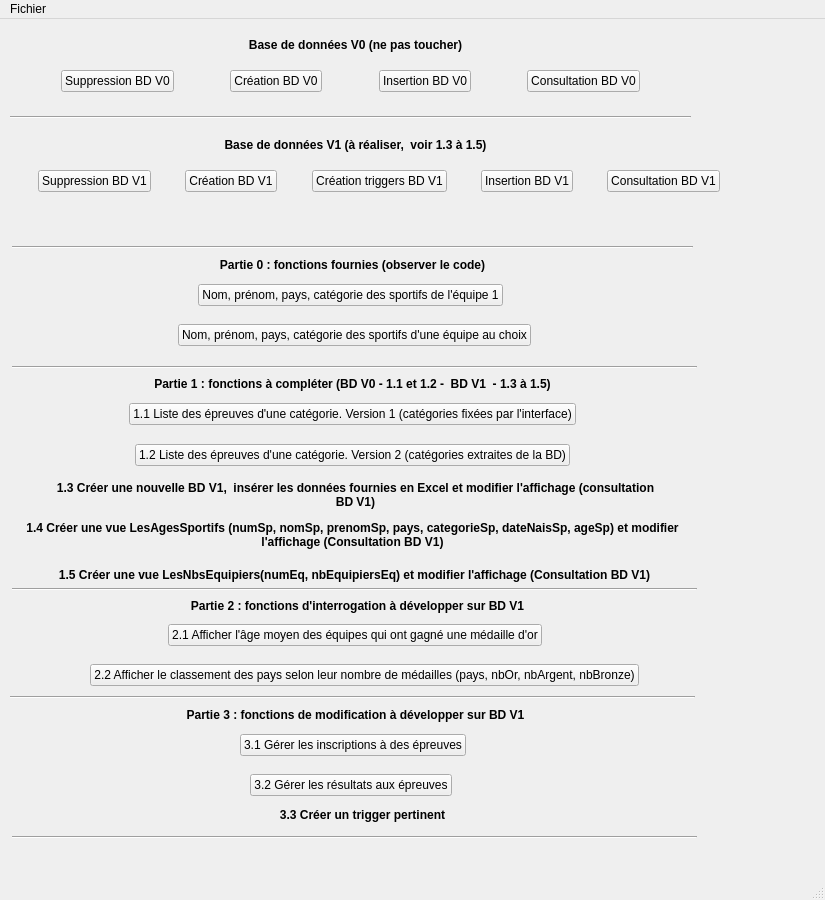
<?xml version="1.0" encoding="UTF-8"?>
<ui version="4.0">
 <class>MainWindow</class>
 <widget class="QMainWindow" name="MainWindow">
  <property name="geometry">
   <rect>
    <x>0</x>
    <y>0</y>
    <width>825</width>
    <height>900</height>
   </rect>
  </property>
  <property name="windowTitle">
   <string>Projet Jeux Olympiques</string>
  </property>
  <widget class="QWidget" name="centralwidget">
   <widget class="Line" name="line_V1">
    <property name="geometry">
     <rect>
      <x>10</x>
      <y>90</y>
      <width>681</width>
      <height>16</height>
     </rect>
    </property>
    <property name="orientation">
     <enum>Qt::Horizontal</enum>
    </property>
   </widget>
   <widget class="QLabel" name="label_V0">
    <property name="geometry">
     <rect>
      <x>10</x>
      <y>10</y>
      <width>691</width>
      <height>31</height>
     </rect>
    </property>
    <property name="font">
     <font>
      <weight>75</weight>
      <bold>true</bold>
     </font>
    </property>
    <property name="text">
     <string>Base de données V0 (ne pas toucher)</string>
    </property>
    <property name="alignment">
     <set>Qt::AlignCenter</set>
    </property>
   </widget>
   <widget class="Line" name="line_partie_0">
    <property name="geometry">
     <rect>
      <x>12</x>
      <y>220</y>
      <width>681</width>
      <height>16</height>
     </rect>
    </property>
    <property name="orientation">
     <enum>Qt::Horizontal</enum>
    </property>
   </widget>
   <widget class="QLabel" name="label_partie_0">
    <property name="geometry">
     <rect>
      <x>7</x>
      <y>230</y>
      <width>691</width>
      <height>31</height>
     </rect>
    </property>
    <property name="font">
     <font>
      <weight>75</weight>
      <bold>true</bold>
     </font>
    </property>
    <property name="text">
     <string>Partie 0 : fonctions fournies (observer le code)</string>
    </property>
    <property name="alignment">
     <set>Qt::AlignCenter</set>
    </property>
   </widget>
   <widget class="Line" name="line_partie_1">
    <property name="geometry">
     <rect>
      <x>12</x>
      <y>340</y>
      <width>685</width>
      <height>16</height>
     </rect>
    </property>
    <property name="orientation">
     <enum>Qt::Horizontal</enum>
    </property>
   </widget>
   <widget class="QLabel" name="label_partie_1">
    <property name="geometry">
     <rect>
      <x>7</x>
      <y>349</y>
      <width>691</width>
      <height>31</height>
     </rect>
    </property>
    <property name="font">
     <font>
      <weight>75</weight>
      <bold>true</bold>
     </font>
    </property>
    <property name="text">
     <string>Partie 1 : fonctions à compléter (BD V0 - 1.1 et 1.2 -  BD V1  - 1.3 à 1.5)</string>
    </property>
    <property name="alignment">
     <set>Qt::AlignCenter</set>
    </property>
   </widget>
   <widget class="QLabel" name="label_partie_1_4">
    <property name="geometry">
     <rect>
      <x>10</x>
      <y>500</y>
      <width>685</width>
      <height>31</height>
     </rect>
    </property>
    <property name="font">
     <font>
      <weight>75</weight>
      <bold>true</bold>
     </font>
    </property>
    <property name="text">
     <string>1.4 Créer une vue LesAgesSportifs (numSp, nomSp, prenomSp, pays, categorieSp, dateNaisSp, ageSp) et modifier l'affichage (Consultation BD V1)</string>
    </property>
    <property name="alignment">
     <set>Qt::AlignCenter</set>
    </property>
    <property name="wordWrap">
     <bool>true</bool>
    </property>
   </widget>
   <widget class="QLabel" name="label_partie_1_3">
    <property name="geometry">
     <rect>
      <x>50</x>
      <y>450</y>
      <width>611</width>
      <height>51</height>
     </rect>
    </property>
    <property name="font">
     <font>
      <weight>75</weight>
      <bold>true</bold>
     </font>
    </property>
    <property name="text">
     <string>1.3 Créer une nouvelle BD V1,  insérer les données fournies en Excel et modifier l'affichage (consultation BD V1)</string>
    </property>
    <property name="alignment">
     <set>Qt::AlignCenter</set>
    </property>
    <property name="wordWrap">
     <bool>true</bool>
    </property>
   </widget>
   <widget class="QLabel" name="label_partie_1_5">
    <property name="geometry">
     <rect>
      <x>12</x>
      <y>540</y>
      <width>685</width>
      <height>31</height>
     </rect>
    </property>
    <property name="font">
     <font>
      <weight>75</weight>
      <bold>true</bold>
     </font>
    </property>
    <property name="text">
     <string>1.5 Créer une vue LesNbsEquipiers(numEq, nbEquipiersEq) et modifier l'affichage (Consultation BD V1)</string>
    </property>
    <property name="alignment">
     <set>Qt::AlignCenter</set>
    </property>
    <property name="wordWrap">
     <bool>true</bool>
    </property>
   </widget>
   <widget class="Line" name="line_partie_2">
    <property name="geometry">
     <rect>
      <x>12</x>
      <y>562</y>
      <width>685</width>
      <height>16</height>
     </rect>
    </property>
    <property name="orientation">
     <enum>Qt::Horizontal</enum>
    </property>
   </widget>
   <widget class="QLabel" name="label_partie_2">
    <property name="geometry">
     <rect>
      <x>12</x>
      <y>571</y>
      <width>691</width>
      <height>31</height>
     </rect>
    </property>
    <property name="font">
     <font>
      <weight>75</weight>
      <bold>true</bold>
     </font>
    </property>
    <property name="text">
     <string>Partie 2 : fonctions d'interrogation à développer sur BD V1</string>
    </property>
    <property name="alignment">
     <set>Qt::AlignCenter</set>
    </property>
   </widget>
   <widget class="Line" name="line_partie_3">
    <property name="geometry">
     <rect>
      <x>10</x>
      <y>670</y>
      <width>685</width>
      <height>16</height>
     </rect>
    </property>
    <property name="orientation">
     <enum>Qt::Horizontal</enum>
    </property>
   </widget>
   <widget class="QLabel" name="label_partie_3">
    <property name="geometry">
     <rect>
      <x>10</x>
      <y>685</y>
      <width>691</width>
      <height>21</height>
     </rect>
    </property>
    <property name="font">
     <font>
      <weight>75</weight>
      <bold>true</bold>
     </font>
    </property>
    <property name="text">
     <string>Partie 3 : fonctions de modification à développer sur BD V1</string>
    </property>
    <property name="alignment">
     <set>Qt::AlignCenter</set>
    </property>
   </widget>
   <widget class="Line" name="line_fin">
    <property name="geometry">
     <rect>
      <x>12</x>
      <y>810</y>
      <width>685</width>
      <height>16</height>
     </rect>
    </property>
    <property name="orientation">
     <enum>Qt::Horizontal</enum>
    </property>
   </widget>
   <widget class="QLabel" name="label_retour_BD">
    <property name="geometry">
     <rect>
      <x>10</x>
      <y>190</y>
      <width>689</width>
      <height>19</height>
     </rect>
    </property>
    <property name="text">
     <string/>
    </property>
    <property name="alignment">
     <set>Qt::AlignCenter</set>
    </property>
   </widget>
   <widget class="QWidget" name="layoutWidget">
    <property name="geometry">
     <rect>
      <x>10</x>
      <y>40</y>
      <width>681</width>
      <height>44</height>
     </rect>
    </property>
    <layout class="QHBoxLayout" name="horizontalLayout_V0">
     <item>
      <spacer name="horizontalSpacer">
       <property name="orientation">
        <enum>Qt::Horizontal</enum>
       </property>
       <property name="sizeHint" stdset="0">
        <size>
         <width>40</width>
         <height>20</height>
        </size>
       </property>
      </spacer>
     </item>
     <item>
      <widget class="QPushButton" name="pushButton_supprimer_V0">
       <property name="text">
        <string>Suppression BD V0</string>
       </property>
      </widget>
     </item>
     <item>
      <spacer name="horizontalSpacer_3">
       <property name="orientation">
        <enum>Qt::Horizontal</enum>
       </property>
       <property name="sizeHint" stdset="0">
        <size>
         <width>40</width>
         <height>20</height>
        </size>
       </property>
      </spacer>
     </item>
     <item>
      <widget class="QPushButton" name="pushButton_creer_V0">
       <property name="text">
        <string>Création BD V0</string>
       </property>
      </widget>
     </item>
     <item>
      <spacer name="horizontalSpacer_2">
       <property name="orientation">
        <enum>Qt::Horizontal</enum>
       </property>
       <property name="sizeHint" stdset="0">
        <size>
         <width>40</width>
         <height>20</height>
        </size>
       </property>
      </spacer>
     </item>
     <item>
      <widget class="QPushButton" name="pushButton_inserer_V0">
       <property name="text">
        <string>Insertion BD V0</string>
       </property>
      </widget>
     </item>
     <item>
      <spacer name="horizontalSpacer_21">
       <property name="orientation">
        <enum>Qt::Horizontal</enum>
       </property>
       <property name="sizeHint" stdset="0">
        <size>
         <width>40</width>
         <height>20</height>
        </size>
       </property>
      </spacer>
     </item>
     <item>
      <widget class="QPushButton" name="pushButton_consulter_V0">
       <property name="text">
        <string>Consultation BD V0</string>
       </property>
      </widget>
     </item>
     <item>
      <spacer name="horizontalSpacer_4">
       <property name="orientation">
        <enum>Qt::Horizontal</enum>
       </property>
       <property name="sizeHint" stdset="0">
        <size>
         <width>40</width>
         <height>20</height>
        </size>
       </property>
      </spacer>
     </item>
    </layout>
   </widget>
   <widget class="QWidget" name="layoutWidget">
    <property name="geometry">
     <rect>
      <x>10</x>
      <y>260</y>
      <width>681</width>
      <height>32</height>
     </rect>
    </property>
    <layout class="QHBoxLayout" name="horizontalLayout_partie_0_1">
     <item>
      <spacer name="horizontalSpacer_7">
       <property name="orientation">
        <enum>Qt::Horizontal</enum>
       </property>
       <property name="sizeHint" stdset="0">
        <size>
         <width>40</width>
         <height>20</height>
        </size>
       </property>
      </spacer>
     </item>
     <item>
      <widget class="QPushButton" name="pushButton_fct_fournie_1">
       <property name="text">
        <string>Nom, prénom, pays, catégorie des sportifs de l'équipe 1</string>
       </property>
      </widget>
     </item>
     <item>
      <spacer name="horizontalSpacer_5">
       <property name="orientation">
        <enum>Qt::Horizontal</enum>
       </property>
       <property name="sizeHint" stdset="0">
        <size>
         <width>40</width>
         <height>20</height>
        </size>
       </property>
      </spacer>
     </item>
    </layout>
   </widget>
   <widget class="QWidget" name="layoutWidget">
    <property name="geometry">
     <rect>
      <x>12</x>
      <y>300</y>
      <width>685</width>
      <height>32</height>
     </rect>
    </property>
    <layout class="QHBoxLayout" name="horizontalLayout_partie_0_2">
     <item>
      <spacer name="horizontalSpacer_8">
       <property name="orientation">
        <enum>Qt::Horizontal</enum>
       </property>
       <property name="sizeHint" stdset="0">
        <size>
         <width>40</width>
         <height>20</height>
        </size>
       </property>
      </spacer>
     </item>
     <item>
      <widget class="QPushButton" name="pushButton_fct_fournie_2">
       <property name="text">
        <string>Nom, prénom, pays, catégorie des sportifs d'une équipe au choix</string>
       </property>
      </widget>
     </item>
     <item>
      <spacer name="horizontalSpacer_6">
       <property name="orientation">
        <enum>Qt::Horizontal</enum>
       </property>
       <property name="sizeHint" stdset="0">
        <size>
         <width>40</width>
         <height>20</height>
        </size>
       </property>
      </spacer>
     </item>
    </layout>
   </widget>
   <widget class="QWidget" name="layoutWidget">
    <property name="geometry">
     <rect>
      <x>12</x>
      <y>600</y>
      <width>685</width>
      <height>32</height>
     </rect>
    </property>
    <layout class="QHBoxLayout" name="horizontalLayout_partie_2_1">
     <item>
      <spacer name="horizontalSpacer_18">
       <property name="orientation">
        <enum>Qt::Horizontal</enum>
       </property>
       <property name="sizeHint" stdset="0">
        <size>
         <width>40</width>
         <height>20</height>
        </size>
       </property>
      </spacer>
     </item>
     <item>
      <widget class="QPushButton" name="pushButton_2_1">
       <property name="text">
        <string>2.1 Afficher l'âge moyen des équipes qui ont gagné une médaille d'or</string>
       </property>
      </widget>
     </item>
     <item>
      <spacer name="horizontalSpacer_17">
       <property name="orientation">
        <enum>Qt::Horizontal</enum>
       </property>
       <property name="sizeHint" stdset="0">
        <size>
         <width>40</width>
         <height>20</height>
        </size>
       </property>
      </spacer>
     </item>
    </layout>
   </widget>
   <widget class="QWidget" name="layoutWidget">
    <property name="geometry">
     <rect>
      <x>12</x>
      <y>640</y>
      <width>705</width>
      <height>32</height>
     </rect>
    </property>
    <layout class="QHBoxLayout" name="horizontalLayout_partie_2_2">
     <item>
      <spacer name="horizontalSpacer_20">
       <property name="orientation">
        <enum>Qt::Horizontal</enum>
       </property>
       <property name="sizeHint" stdset="0">
        <size>
         <width>40</width>
         <height>20</height>
        </size>
       </property>
      </spacer>
     </item>
     <item>
      <widget class="QPushButton" name="pushButton_2_2">
       <property name="text">
        <string>2.2 Afficher le classement des pays selon leur nombre de médailles (pays, nbOr, nbArgent, nbBronze)</string>
       </property>
      </widget>
     </item>
     <item>
      <spacer name="horizontalSpacer_19">
       <property name="orientation">
        <enum>Qt::Horizontal</enum>
       </property>
       <property name="sizeHint" stdset="0">
        <size>
         <width>40</width>
         <height>20</height>
        </size>
       </property>
      </spacer>
     </item>
    </layout>
   </widget>
   <widget class="QWidget" name="layoutWidget">
    <property name="geometry">
     <rect>
      <x>10</x>
      <y>710</y>
      <width>685</width>
      <height>32</height>
     </rect>
    </property>
    <layout class="QHBoxLayout" name="horizontalLayout_partie_3_1">
     <item>
      <spacer name="horizontalSpacer_24">
       <property name="orientation">
        <enum>Qt::Horizontal</enum>
       </property>
       <property name="sizeHint" stdset="0">
        <size>
         <width>40</width>
         <height>20</height>
        </size>
       </property>
      </spacer>
     </item>
     <item>
      <widget class="QPushButton" name="pushButton_3_1">
       <property name="text">
        <string>3.1 Gérer les inscriptions à des épreuves</string>
       </property>
      </widget>
     </item>
     <item>
      <spacer name="horizontalSpacer_23">
       <property name="orientation">
        <enum>Qt::Horizontal</enum>
       </property>
       <property name="sizeHint" stdset="0">
        <size>
         <width>40</width>
         <height>20</height>
        </size>
       </property>
      </spacer>
     </item>
    </layout>
   </widget>
   <widget class="QWidget" name="layoutWidget">
    <property name="geometry">
     <rect>
      <x>10</x>
      <y>750</y>
      <width>681</width>
      <height>32</height>
     </rect>
    </property>
    <layout class="QHBoxLayout" name="horizontalLayout_partie_3_2">
     <item>
      <spacer name="horizontalSpacer_26">
       <property name="orientation">
        <enum>Qt::Horizontal</enum>
       </property>
       <property name="sizeHint" stdset="0">
        <size>
         <width>40</width>
         <height>20</height>
        </size>
       </property>
      </spacer>
     </item>
     <item>
      <widget class="QPushButton" name="pushButton_3_2">
       <property name="text">
        <string>3.2 Gérer les résultats aux épreuves</string>
       </property>
      </widget>
     </item>
     <item>
      <spacer name="horizontalSpacer_25">
       <property name="orientation">
        <enum>Qt::Horizontal</enum>
       </property>
       <property name="sizeHint" stdset="0">
        <size>
         <width>40</width>
         <height>20</height>
        </size>
       </property>
      </spacer>
     </item>
    </layout>
   </widget>
   <widget class="QWidget" name="layoutWidget_2">
    <property name="geometry">
     <rect>
      <x>10</x>
      <y>379</y>
      <width>685</width>
      <height>32</height>
     </rect>
    </property>
    <layout class="QHBoxLayout" name="horizontalLayout_partie_1_1">
     <item>
      <spacer name="horizontalSpacer_12">
       <property name="orientation">
        <enum>Qt::Horizontal</enum>
       </property>
       <property name="sizeHint" stdset="0">
        <size>
         <width>40</width>
         <height>20</height>
        </size>
       </property>
      </spacer>
     </item>
     <item>
      <widget class="QPushButton" name="pushButton_1_1">
       <property name="text">
        <string>1.1 Liste des épreuves d'une catégorie. Version 1 (catégories fixées par l'interface)</string>
       </property>
      </widget>
     </item>
     <item>
      <spacer name="horizontalSpacer_11">
       <property name="orientation">
        <enum>Qt::Horizontal</enum>
       </property>
       <property name="sizeHint" stdset="0">
        <size>
         <width>40</width>
         <height>20</height>
        </size>
       </property>
      </spacer>
     </item>
    </layout>
   </widget>
   <widget class="QWidget" name="layoutWidget_3">
    <property name="geometry">
     <rect>
      <x>10</x>
      <y>420</y>
      <width>685</width>
      <height>32</height>
     </rect>
    </property>
    <layout class="QHBoxLayout" name="horizontalLayout_partie_1_2">
     <item>
      <spacer name="horizontalSpacer_14">
       <property name="orientation">
        <enum>Qt::Horizontal</enum>
       </property>
       <property name="sizeHint" stdset="0">
        <size>
         <width>40</width>
         <height>20</height>
        </size>
       </property>
      </spacer>
     </item>
     <item>
      <widget class="QPushButton" name="pushButton_1_2">
       <property name="text">
        <string>1.2 Liste des épreuves d'une catégorie. Version 2 (catégories extraites de la BD)</string>
       </property>
      </widget>
     </item>
     <item>
      <spacer name="horizontalSpacer_13">
       <property name="orientation">
        <enum>Qt::Horizontal</enum>
       </property>
       <property name="sizeHint" stdset="0">
        <size>
         <width>40</width>
         <height>20</height>
        </size>
       </property>
      </spacer>
     </item>
    </layout>
   </widget>
   <widget class="QLabel" name="label_trigger">
    <property name="geometry">
     <rect>
      <x>20</x>
      <y>780</y>
      <width>685</width>
      <height>31</height>
     </rect>
    </property>
    <property name="font">
     <font>
      <weight>75</weight>
      <bold>true</bold>
     </font>
    </property>
    <property name="text">
     <string>3.3 Créer un trigger pertinent</string>
    </property>
    <property name="alignment">
     <set>Qt::AlignCenter</set>
    </property>
    <property name="wordWrap">
     <bool>true</bool>
    </property>
   </widget>
   <widget class="QWidget" name="layoutWidget_4">
    <property name="geometry">
     <rect>
      <x>10</x>
      <y>140</y>
      <width>738</width>
      <height>44</height>
     </rect>
    </property>
    <layout class="QHBoxLayout" name="horizontalLayout_V1">
     <item>
      <spacer name="horizontalSpacer_9">
       <property name="orientation">
        <enum>Qt::Horizontal</enum>
       </property>
       <property name="sizeHint" stdset="0">
        <size>
         <width>40</width>
         <height>20</height>
        </size>
       </property>
      </spacer>
     </item>
     <item>
      <widget class="QPushButton" name="pushButton_supprimer_V1">
       <property name="text">
        <string>Suppression BD V1</string>
       </property>
      </widget>
     </item>
     <item>
      <spacer name="horizontalSpacer_10">
       <property name="orientation">
        <enum>Qt::Horizontal</enum>
       </property>
       <property name="sizeHint" stdset="0">
        <size>
         <width>40</width>
         <height>20</height>
        </size>
       </property>
      </spacer>
     </item>
     <item>
      <widget class="QPushButton" name="pushButton_creer_V1">
       <property name="text">
        <string>Création BD V1</string>
       </property>
      </widget>
     </item>
     <item>
      <spacer name="horizontalSpacer_27">
       <property name="orientation">
        <enum>Qt::Horizontal</enum>
       </property>
       <property name="sizeHint" stdset="0">
        <size>
         <width>40</width>
         <height>20</height>
        </size>
       </property>
      </spacer>
     </item>
     <item>
      <widget class="QPushButton" name="pushButton_2">
       <property name="text">
        <string>Création triggers BD V1</string>
       </property>
      </widget>
     </item>
     <item>
      <spacer name="horizontalSpacer_15">
       <property name="orientation">
        <enum>Qt::Horizontal</enum>
       </property>
       <property name="sizeHint" stdset="0">
        <size>
         <width>40</width>
         <height>20</height>
        </size>
       </property>
      </spacer>
     </item>
     <item>
      <widget class="QPushButton" name="pushButton_inserer_V1">
       <property name="text">
        <string>Insertion BD V1</string>
       </property>
      </widget>
     </item>
     <item>
      <spacer name="horizontalSpacer_31">
       <property name="orientation">
        <enum>Qt::Horizontal</enum>
       </property>
       <property name="sizeHint" stdset="0">
        <size>
         <width>40</width>
         <height>20</height>
        </size>
       </property>
      </spacer>
     </item>
     <item>
      <widget class="QPushButton" name="pushButton_consulter_V1">
       <property name="text">
        <string>Consultation BD V1</string>
       </property>
      </widget>
     </item>
     <item>
      <spacer name="horizontalSpacer_16">
       <property name="orientation">
        <enum>Qt::Horizontal</enum>
       </property>
       <property name="sizeHint" stdset="0">
        <size>
         <width>40</width>
         <height>20</height>
        </size>
       </property>
      </spacer>
     </item>
    </layout>
   </widget>
   <widget class="QLabel" name="label_V1">
    <property name="geometry">
     <rect>
      <x>10</x>
      <y>110</y>
      <width>691</width>
      <height>31</height>
     </rect>
    </property>
    <property name="font">
     <font>
      <weight>75</weight>
      <bold>true</bold>
     </font>
    </property>
    <property name="text">
     <string>Base de données V1 (à réaliser,  voir 1.3 à 1.5)</string>
    </property>
    <property name="alignment">
     <set>Qt::AlignCenter</set>
    </property>
   </widget>
  </widget>
  <widget class="QMenuBar" name="menubar">
   <property name="geometry">
    <rect>
     <x>0</x>
     <y>0</y>
     <width>825</width>
     <height>22</height>
    </rect>
   </property>
   <widget class="QMenu" name="menuFiles">
    <property name="title">
     <string>Fichier</string>
    </property>
    <addaction name="actionQuitter"/>
   </widget>
   <addaction name="menuFiles"/>
  </widget>
  <widget class="QStatusBar" name="statusbar"/>
  <action name="actionQuitter">
   <property name="text">
    <string>Quitter</string>
   </property>
  </action>
 </widget>
 <resources/>
 <connections>
  <connection>
   <sender>actionQuitter</sender>
   <signal>triggered()</signal>
   <receiver>MainWindow</receiver>
   <slot>close()</slot>
   <hints>
    <hint type="sourcelabel">
     <x>-1</x>
     <y>-1</y>
    </hint>
    <hint type="destinationlabel">
     <x>399</x>
     <y>299</y>
    </hint>
   </hints>
  </connection>
  <connection>
   <sender>pushButton_creer_V0</sender>
   <signal>clicked()</signal>
   <receiver>MainWindow</receiver>
   <slot>createDBV0()</slot>
   <hints>
    <hint type="sourcelabel">
     <x>314</x>
     <y>93</y>
    </hint>
    <hint type="destinationlabel">
     <x>135</x>
     <y>130</y>
    </hint>
   </hints>
  </connection>
  <connection>
   <sender>pushButton_inserer_V0</sender>
   <signal>clicked()</signal>
   <receiver>MainWindow</receiver>
   <slot>insertDBV0()</slot>
   <hints>
    <hint type="sourcelabel">
     <x>463</x>
     <y>93</y>
    </hint>
    <hint type="destinationlabel">
     <x>388</x>
     <y>127</y>
    </hint>
   </hints>
  </connection>
  <connection>
   <sender>pushButton_supprimer_V0</sender>
   <signal>clicked()</signal>
   <receiver>MainWindow</receiver>
   <slot>deleteDBV0()</slot>
   <hints>
    <hint type="sourcelabel">
     <x>168</x>
     <y>93</y>
    </hint>
    <hint type="destinationlabel">
     <x>598</x>
     <y>139</y>
    </hint>
   </hints>
  </connection>
  <connection>
   <sender>pushButton_consulter_V0</sender>
   <signal>clicked()</signal>
   <receiver>MainWindow</receiver>
   <slot>openDataV0()</slot>
   <hints>
    <hint type="sourcelabel">
     <x>628</x>
     <y>93</y>
    </hint>
    <hint type="destinationlabel">
     <x>498</x>
     <y>183</y>
    </hint>
   </hints>
  </connection>
  <connection>
   <sender>pushButton_fct_fournie_1</sender>
   <signal>clicked()</signal>
   <receiver>MainWindow</receiver>
   <slot>open_fct_fournie_1()</slot>
   <hints>
    <hint type="sourcelabel">
     <x>488</x>
     <y>307</y>
    </hint>
    <hint type="destinationlabel">
     <x>79</x>
     <y>174</y>
    </hint>
   </hints>
  </connection>
  <connection>
   <sender>pushButton_fct_fournie_2</sender>
   <signal>clicked()</signal>
   <receiver>MainWindow</receiver>
   <slot>open_fct_fournie_2()</slot>
   <hints>
    <hint type="sourcelabel">
     <x>514</x>
     <y>347</y>
    </hint>
    <hint type="destinationlabel">
     <x>116</x>
     <y>221</y>
    </hint>
   </hints>
  </connection>
  <connection>
   <sender>pushButton_supprimer_V1</sender>
   <signal>clicked()</signal>
   <receiver>MainWindow</receiver>
   <slot>deleteDBV1()</slot>
   <hints>
    <hint type="sourcelabel">
     <x>136</x>
     <y>193</y>
    </hint>
    <hint type="destinationlabel">
     <x>190</x>
     <y>239</y>
    </hint>
   </hints>
  </connection>
  <connection>
   <sender>pushButton_creer_V1</sender>
   <signal>clicked()</signal>
   <receiver>MainWindow</receiver>
   <slot>createDBV1()</slot>
   <hints>
    <hint type="sourcelabel">
     <x>252</x>
     <y>193</y>
    </hint>
    <hint type="destinationlabel">
     <x>378</x>
     <y>235</y>
    </hint>
   </hints>
  </connection>
  <connection>
   <sender>pushButton_inserer_V1</sender>
   <signal>clicked()</signal>
   <receiver>MainWindow</receiver>
   <slot>insertDBV1()</slot>
   <hints>
    <hint type="sourcelabel">
     <x>525</x>
     <y>193</y>
    </hint>
    <hint type="destinationlabel">
     <x>512</x>
     <y>234</y>
    </hint>
   </hints>
  </connection>
  <connection>
   <sender>pushButton_consulter_V1</sender>
   <signal>clicked()</signal>
   <receiver>MainWindow</receiver>
   <slot>openDataV1()</slot>
   <hints>
    <hint type="sourcelabel">
     <x>646</x>
     <y>190</y>
    </hint>
    <hint type="destinationlabel">
     <x>693</x>
     <y>206</y>
    </hint>
   </hints>
  </connection>
  <connection>
   <sender>pushButton_1_1</sender>
   <signal>clicked()</signal>
   <receiver>MainWindow</receiver>
   <slot>open_fct_comp_1()</slot>
   <hints>
    <hint type="sourcelabel">
     <x>555</x>
     <y>426</y>
    </hint>
    <hint type="destinationlabel">
     <x>686</x>
     <y>412</y>
    </hint>
   </hints>
  </connection>
  <connection>
   <sender>pushButton_1_2</sender>
   <signal>clicked()</signal>
   <receiver>MainWindow</receiver>
   <slot>open_fct_comp_2()</slot>
   <hints>
    <hint type="sourcelabel">
     <x>549</x>
     <y>467</y>
    </hint>
    <hint type="destinationlabel">
     <x>662</x>
     <y>459</y>
    </hint>
   </hints>
  </connection>
  <connection>
   <sender>pushButton_2</sender>
   <signal>clicked()</signal>
   <receiver>MainWindow</receiver>
   <slot>createTriggersDBV1()</slot>
   <hints>
    <hint type="sourcelabel">
     <x>350</x>
     <y>187</y>
    </hint>
    <hint type="destinationlabel">
     <x>362</x>
     <y>207</y>
    </hint>
   </hints>
  </connection>
  <connection>
   <sender>pushButton_2_1</sender>
   <signal>clicked()</signal>
   <receiver>MainWindow</receiver>
   <slot>open_fct_dev_1()</slot>
   <hints>
    <hint type="sourcelabel">
     <x>567</x>
     <y>632</y>
    </hint>
    <hint type="destinationlabel">
     <x>635</x>
     <y>636</y>
    </hint>
   </hints>
  </connection>
 </connections>
 <slots>
  <slot>createDBV0()</slot>
  <slot>insertDBV0()</slot>
  <slot>deleteDBV0()</slot>
  <slot>openDataV0()</slot>
  <slot>open_fct_fournie_1()</slot>
  <slot>open_fct_fournie_2()</slot>
  <slot>open_fct_comp_1()</slot>
  <slot>open_fct_comp_2()</slot>
  <slot>deleteDBV1()</slot>
  <slot>createDBV1()</slot>
  <slot>insertDBV1()</slot>
  <slot>openDataV1()</slot>
  <slot>createTriggersDBV1()</slot>
  <slot>open_fct_dev_1()</slot>
 </slots>
</ui>
